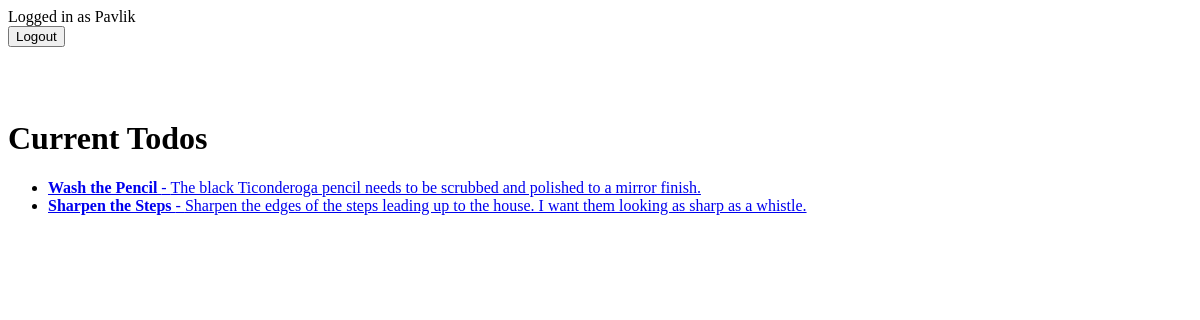
/current/ (signed in), run on an earlier commit of the app's database.
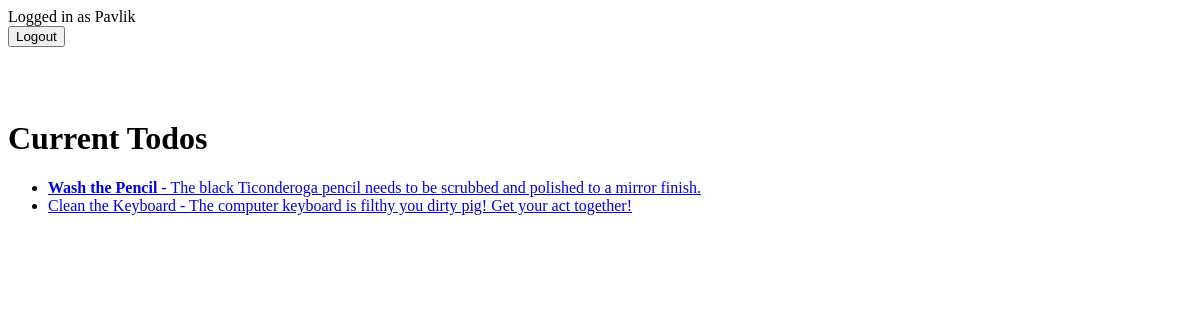
And on a later commit of the database.
### todo/models.py (models this page shows, shortened)
class Todo(models.Model):
    title = models.CharField(max_length=150)
    memo = models.TextField(max_length=500, blank=True)
    created = models.DateTimeField(auto_now_add=True)
    completed = models.DateTimeField(null=True, blank=True)
    important = models.BooleanField(default=False)
    user = models.ForeignKey(User, on_delete=models.CASCADE)

### todo/views.py (the view)
# urls.py: path('current/', views.currenttodos, name='currenttodos'),
def currenttodos(request):
    todos = Todo.objects.filter(user=request.user, completed__isnull=True)
    return render(request, 'todo/currenttodos.html', {'todos': todos})

### todo/templates/todo/currenttodos.html
{% extends 'todo/base.html' %}
{% block content %}
    <h1>Current Todos</h1>
    <ul>
        {% for todo in todos %}
            <li><a href="{% url 'viewtodo' todo.id %}">
                {% if todo.important %}<b>{% endif %}
                {{ todo.title }}
                {% if todo.important %}</b>{% endif %}
                {% if todo.memo %} - {{ todo.memo }}{% endif %}
            </a></li>
        {% endfor %}
    </ul>
{% endblock content %}

What changed in the data, as far as the page shows it:
no longer on this page (row edited): Todo: title "Sharpen the Steps", memo "Sharpen the edges of the steps leading up to the house. I want them looking as sharp as a whistle."
added Todo: title "Clean the Keyboard", memo "The computer keyboard is filthy you dirty pig! Get your act together!"
